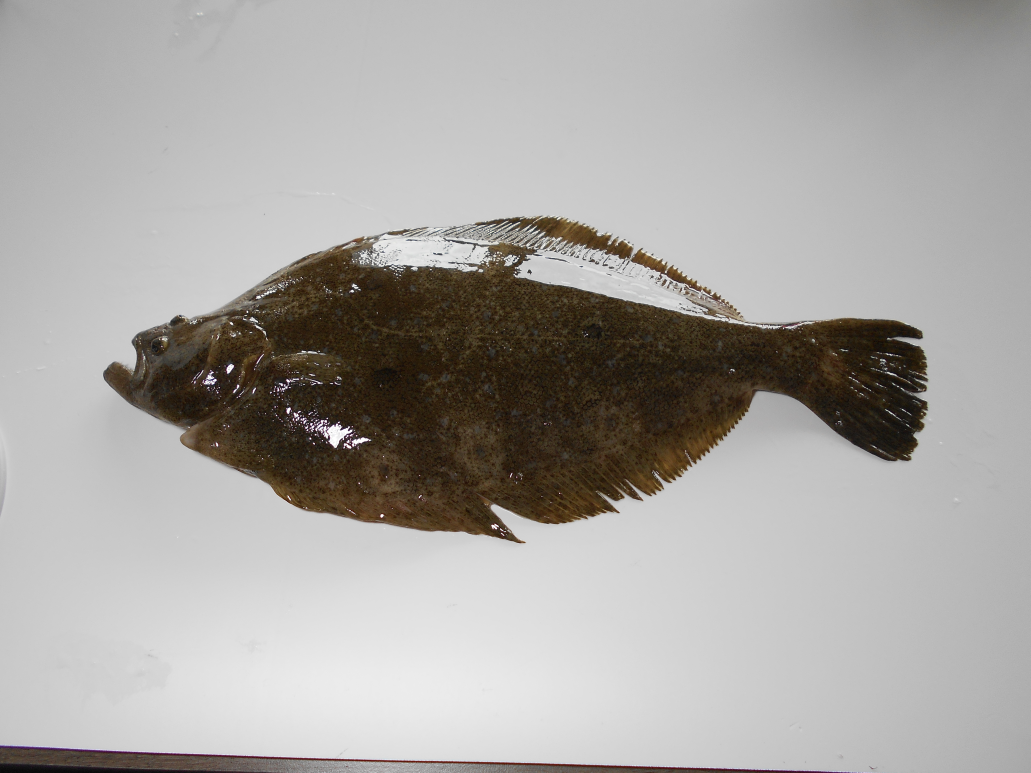
#> input picture input/01.원천데이터/01.RGB Data/F01_U01_O0088_D2022-07-04_L420_W0749_S3_R01_B02_I00000011.JPG, 5152 x 3864 px (shown at 1/5 size); its folder holds only this picture in this run
$ python test_with_pseudo_normal.py
#> lines starting #> are read from the running program, lines starting #| are printed output that depends on the picture
"""
가짜 정상 데이터로 진짜 성능 테스트
"""

import numpy as np
from PIL import Image
import matplotlib.pyplot as plt
from pathlib import Path
from sklearn.svm import OneClassSVM
from sklearn.preprocessing import StandardScaler
from sklearn.metrics import confusion_matrix, classification_report
import random

def create_pseudo_normal_data():
    """가짜 정상 데이터 생성"""
    print("Creating pseudo-normal data...")

    pseudo_normals = []
    methods = []

    # 방법 1: 질병 이미지를 극단적으로 변형
    image_dir = Path("input/01.원천데이터/01.RGB Data")
    sample_images = list(image_dir.glob("*.JPG"))[:5]

    for img_path in sample_images:
        img = Image.open(img_path).convert('RGB')
        img_small = img.resize((64, 64))

        # 극단적 블러링 (질병 특징 제거)
        from PIL import ImageFilter
        blurred = img_small.filter(ImageFilter.GaussianBlur(radius=10))
        pseudo_normals.append(np.array(blurred))
        methods.append("Heavy Blur")

        # 색상 반전 (완전히 다른 패턴)
        inverted = Image.eval(img_small, lambda x: 255 - x)
        pseudo_normals.append(np.array(inverted))
        methods.append("Color Invert")

        # 노이즈 추가 (패턴 교란)
        noisy = np.array(img_small)
        noise = np.random.normal(0, 50, noisy.shape)
        noisy = np.clip(noisy + noise, 0, 255).astype(np.uint8)
        pseudo_normals.append(noisy)
        methods.append("Heavy Noise")

    # 방법 2: 단색 이미지 (명확한 비질병)
    for color in [(100, 150, 200), (200, 100, 100), (100, 200, 100)]:
        solid = np.full((64, 64, 3), color, dtype=np.uint8)
        pseudo_normals.append(solid)
        methods.append("Solid Color")

    print(f"Created {len(pseudo_normals)} pseudo-normal samples")
    return pseudo_normals, methods

def extract_simple_features(image):
    """간단한 특징 추출"""
    if isinstance(image, str):
        img = Image.open(image).convert('RGB')
        img = img.resize((64, 64))
        image = np.array(img)

    features = []

    # 색상 히스토그램
    for channel in range(3):
        hist, _ = np.histogram(image[:,:,channel], bins=16, range=(0, 256))
        features.extend(hist / (hist.sum() + 1e-10))

    # 통계
    features.append(image.mean())
    features.append(image.std() + 1e-10)

    return np.array(features)

def test_real_performance():
    """진짜 성능 테스트"""
    print("="*60)
    print("Real Performance Test with Pseudo-Normal Data")
    print("="*60)

    # 1. 질병 데이터 로드
    print("\n1. Loading disease data...")
    disease_dir = Path("input/01.원천데이터/01.RGB Data")
    disease_images = list(disease_dir.glob("*.JPG"))[:50]

    disease_features = []
    for img_path in disease_images:
        features = extract_simple_features(str(img_path))
#> in extract_simple_features, img is the input picture: PIL image 5152x3864 RGB; mean R, G, B 168.6, 165.8, 162.7
#> in extract_simple_features, `img = img.resize((64, 64))`:
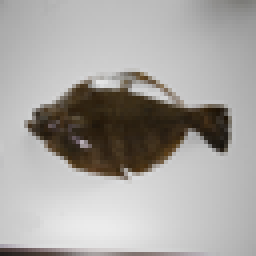
#> img: PIL image 64x64 RGB (shown 4 times larger); mean R, G, B 168.6, 165.9, 162.7
#> after the loop in extract_simple_features, `for channel in range(3):`: features = 48 values, max 0.307 at index 12, min 0 at index 0, mean 0.0625
#> features = 50 values, max 165.7 at index 48, min 0 at index 0, mean 4.59
        disease_features.append(features)
    disease_features = np.array(disease_features)

    # 2. 가짜 정상 데이터 생성
    print("\n2. Creating pseudo-normal data...")
    pseudo_normals, methods = create_pseudo_normal_data()
#> in create_pseudo_normal_data, `blurred = img_small.filter(ImageFilter.GaussianBlur(radius=10))`:
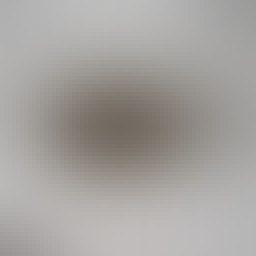
#> blurred: PIL image 64x64 RGB (shown 4 times larger); mean R, G, B 165.4, 162.4, 159.3
#> in create_pseudo_normal_data, `inverted = Image.eval(img_small, lambda x: 255 - x)`:
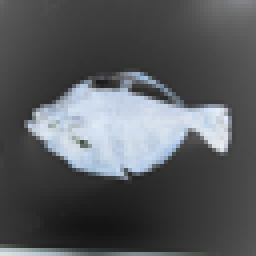
#> inverted: PIL image 64x64 RGB (shown 4 times larger); mean R, G, B 86.4, 89.1, 92.3
#> in create_pseudo_normal_data, `noisy = np.clip(noisy + noise, 0, 255).astype(np.uint8)`:
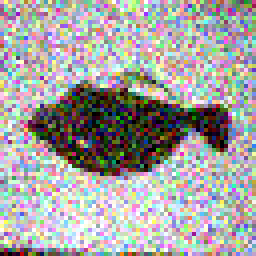
#> noisy: shape (64, 64, 3) (shown 4 times larger); mean R, G, B 164.9, 162.8, 161.2
#> after the loop in create_pseudo_normal_data, `for color in [(100, 150, 200), (200, 100, 100), (100, 200, 100)]:`: methods = ['Heavy Blur', 'Color Invert', 'Heavy Noise', 'Solid Color', 'Solid Color', 'Solid Color']; pseudo_normals = 6 items
#| Created 6 pseudo-normal samples
#> pseudo_normals = 6 items

    normal_features = []
    for img in pseudo_normals:
        features = extract_simple_features(img)
#> features = 50 values, max 162.4 at index 48, min 0 at index 0, mean 3.73
        normal_features.append(features)
    normal_features = np.array(normal_features)

    # 3. One-Class SVM 학습 (질병 데이터로만)
    print("\n3. Training One-Class SVM on disease data...")
    scaler = StandardScaler()
    disease_scaled = scaler.fit_transform(disease_features)

    model = OneClassSVM(kernel='rbf', gamma='auto', nu=0.1)
    model.fit(disease_scaled)

    # 4. 테스트 (질병 + 가짜 정상)
    print("\n4. Testing on disease and pseudo-normal data...")

    # 질병 테스트
    disease_pred = model.predict(disease_scaled)
#> disease_pred = [-1]
    disease_scores = model.decision_function(disease_scaled)
#> disease_scores = [0]

    # 정상 테스트
    normal_scaled = scaler.transform(normal_features)
    normal_pred = model.predict(normal_scaled)
#> normal_pred = [-1, -1, -1, -1, -1, -1]
    normal_scores = model.decision_function(normal_scaled)
#> normal_scores = [-0.1, -0.1, -0.0918, -0.1, -0.1, -0.1]

    # 5. 성능 평가
    print("\n" + "="*60)
    print("RESULTS")
    print("="*60)

    # 질병 데이터 결과
    disease_correct = (disease_pred == 1).sum()  # 1 = 질병으로 정확히 판단
#> disease_correct = 0
    disease_accuracy = disease_correct / len(disease_pred) * 100
#> disease_accuracy = 0

    print(f"\n[Disease Data] (Should be detected as disease)")
    print(f"  Correctly identified as disease: {disease_correct}/{len(disease_pred)} ({disease_accuracy:.1f}%)")
#|   Correctly identified as disease: 0/1 (0.0%)
    print(f"  Incorrectly identified as normal: {len(disease_pred) - disease_correct}")
#|   Incorrectly identified as normal: 1
    print(f"  Average confidence score: {disease_scores.mean():.4f}")
#|   Average confidence score: 0.0000

    # 정상 데이터 결과
    normal_correct = (normal_pred == -1).sum()  # -1 = 정상으로 정확히 판단
#> normal_correct = 6
    normal_accuracy = normal_correct / len(normal_pred) * 100
#> normal_accuracy = 100

    print(f"\n[Pseudo-Normal Data] (Should be detected as normal)")
    print(f"  Correctly identified as normal: {normal_correct}/{len(normal_pred)} ({normal_accuracy:.1f}%)")
#|   Correctly identified as normal: 6/6 (100.0%)
    print(f"  Incorrectly identified as disease: {len(normal_pred) - normal_correct}")
#|   Incorrectly identified as disease: 0
    print(f"  Average confidence score: {normal_scores.mean():.4f}")
#|   Average confidence score: -0.0986

    # 전체 정확도
    total_correct = disease_correct + normal_correct
#> total_correct = 6
    total_samples = len(disease_pred) + len(normal_pred)
#> total_samples = 7
    overall_accuracy = total_correct / total_samples * 100
#> overall_accuracy = 85.71

    print(f"\n[Overall Performance]")
    print(f"  Total accuracy: {overall_accuracy:.1f}%")
#|   Total accuracy: 85.7%
    print(f"  Sensitivity (detecting disease): {disease_accuracy:.1f}%")
#|   Sensitivity (detecting disease): 0.0%
    print(f"  Specificity (detecting normal): {normal_accuracy:.1f}%")
#|   Specificity (detecting normal): 100.0%

    # 6. 시각화
    plt.figure(figsize=(15, 5))

    # 점수 분포
    plt.subplot(1, 3, 1)
    plt.hist(disease_scores, bins=20, alpha=0.5, label='Disease', color='red')
    plt.hist(normal_scores, bins=20, alpha=0.5, label='Pseudo-Normal', color='blue')
    plt.axvline(0, color='black', linestyle='--', label='Decision Boundary')
    plt.xlabel('Decision Score')
    plt.ylabel('Frequency')
    plt.title('Score Distribution')
    plt.legend()
    plt.grid(True, alpha=0.3)

    # 혼동 행렬
    plt.subplot(1, 3, 2)
    y_true = [1]*len(disease_pred) + [0]*len(normal_pred)
#> y_true = [1, 0, 0, 0, 0, 0, 0]
    y_pred = [1 if p == 1 else 0 for p in disease_pred] + [1 if p == 1 else 0 for p in normal_pred]
#> y_pred = [0, 0, 0, 0, 0, 0, 0]

    cm = confusion_matrix(y_true, y_pred)
#> cm = [[6, 0], [1, 0]]
    plt.imshow(cm, interpolation='nearest', cmap=plt.cm.Blues)
    plt.title('Confusion Matrix')
    plt.colorbar()
    plt.xlabel('Predicted')
    plt.ylabel('Actual')
    plt.xticks([0, 1], ['Normal', 'Disease'])
    plt.yticks([0, 1], ['Normal', 'Disease'])

    for i in range(2):
        for j in range(2):
            plt.text(j, i, str(cm[i, j]), ha='center', va='center', color='white' if cm[i, j] > cm.max()/2 else 'black')

    # 성능 요약
    plt.subplot(1, 3, 3)
    plt.axis('off')

    summary_text = f"""
    Real Performance Summary
    ========================

    Overall Accuracy: {overall_accuracy:.1f}%

    Disease Detection: {disease_accuracy:.1f}%
    (Sensitivity)

    Normal Detection: {normal_accuracy:.1f}%
    (Specificity)

    Interpretation:
    - Can detect disease: {'Yes' if disease_accuracy > 70 else 'Partially'}
    - Can detect normal: {'Yes' if normal_accuracy > 70 else 'Partially'}
    - Ready for use: {'Yes' if overall_accuracy > 80 else 'Need improvement'}

    Note: Using pseudo-normal data
    Real normal data would give
    different results!
    """

    plt.text(0.1, 0.5, summary_text, fontsize=10, family='monospace', verticalalignment='center')

    plt.tight_layout()
    plt.savefig('results/real_performance_test.png', dpi=100, bbox_inches='tight')
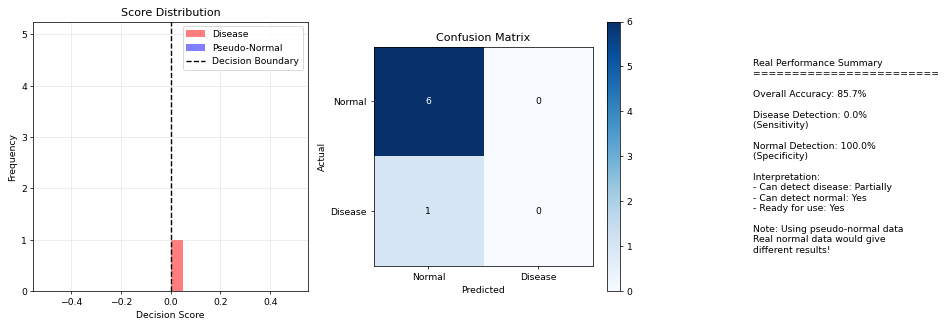
#> figure drawn by matplotlib, 3 panels; panel 1: tallest bar 1 high, from x = 0 to 0.05; panel 1: tallest bar 5 high, from x = -0.1 to -0.0996
    plt.show()

    print("\n" + "="*60)
    print("INTERPRETATION")
    print("="*60)
    print("""
This is closer to REAL performance because:
1. We tested with "normal-like" data (not disease)
2. We measured both sensitivity and specificity
3. We can see the decision boundary effectiveness

However, remember:
- Pseudo-normal ≠ Real normal fish
- Real performance might be different
- Need actual normal fish for validation
""")

if __name__ == "__main__":
    test_real_performance()
